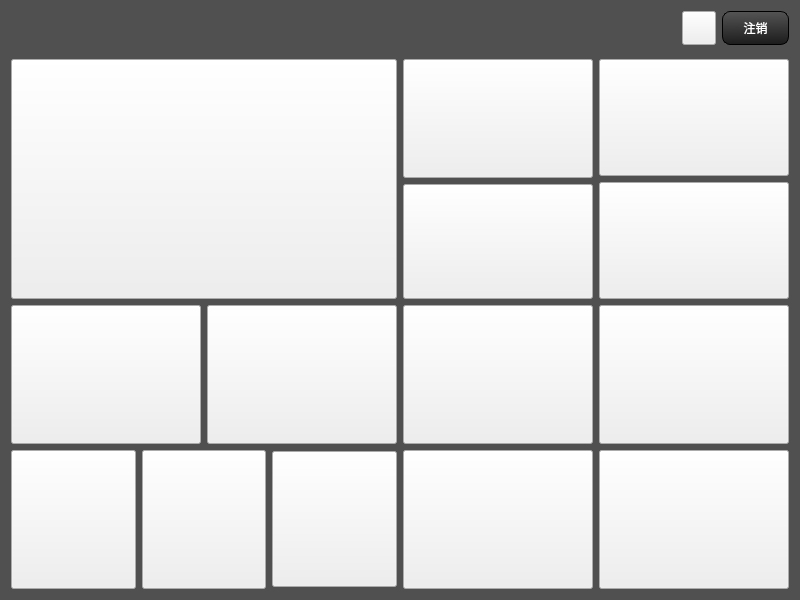
<?xml version="1.0" encoding="UTF-8"?>
<ui version="4.0">
 <class>HomePageWidget</class>
 <widget class="QWidget" name="HomePageWidget">
  <property name="geometry">
   <rect>
    <x>0</x>
    <y>0</y>
    <width>800</width>
    <height>600</height>
   </rect>
  </property>
  <property name="windowTitle">
   <string>HomePageWidget</string>
  </property>
  <property name="styleSheet">
   <string notr="true"/>
  </property>
  <layout class="QVBoxLayout" name="verticalLayout_4">
   <property name="spacing">
    <number>0</number>
   </property>
   <property name="leftMargin">
    <number>0</number>
   </property>
   <property name="topMargin">
    <number>0</number>
   </property>
   <property name="rightMargin">
    <number>0</number>
   </property>
   <property name="bottomMargin">
    <number>0</number>
   </property>
   <item>
    <widget class="QWidget" name="titleWidget" native="true">
     <property name="minimumSize">
      <size>
       <width>0</width>
       <height>48</height>
      </size>
     </property>
     <property name="maximumSize">
      <size>
       <width>16777215</width>
       <height>48</height>
      </size>
     </property>
     <property name="styleSheet">
      <string notr="true">QWidget#titleWidget{
	background-color: rgb(81, 80, 80);
}</string>
     </property>
     <layout class="QHBoxLayout" name="horizontalLayout_3">
      <item>
       <spacer name="horizontalSpacer">
        <property name="orientation">
         <enum>Qt::Horizontal</enum>
        </property>
        <property name="sizeHint" stdset="0">
         <size>
          <width>1101</width>
          <height>20</height>
         </size>
        </property>
       </spacer>
      </item>
      <item>
       <widget class="QPushButton" name="minimizeButton">
        <property name="sizePolicy">
         <sizepolicy hsizetype="Expanding" vsizetype="Expanding">
          <horstretch>0</horstretch>
          <verstretch>0</verstretch>
         </sizepolicy>
        </property>
        <property name="minimumSize">
         <size>
          <width>34</width>
          <height>34</height>
         </size>
        </property>
        <property name="maximumSize">
         <size>
          <width>42</width>
          <height>42</height>
         </size>
        </property>
        <property name="focusPolicy">
         <enum>Qt::NoFocus</enum>
        </property>
        <property name="styleSheet">
         <string notr="true">QPushButton#minimizeButton {
	border-image: url(:/shareImages/minimize.png);
}

QPushButton#minimizeButton:pressed {
	border-image: url(:/shareImages/minimize_press.png);
}
</string>
        </property>
        <property name="text">
         <string/>
        </property>
       </widget>
      </item>
      <item>
       <widget class="QPushButton" name="closeButton">
        <property name="sizePolicy">
         <sizepolicy hsizetype="Expanding" vsizetype="Expanding">
          <horstretch>0</horstretch>
          <verstretch>0</verstretch>
         </sizepolicy>
        </property>
        <property name="minimumSize">
         <size>
          <width>67</width>
          <height>34</height>
         </size>
        </property>
        <property name="maximumSize">
         <size>
          <width>42</width>
          <height>42</height>
         </size>
        </property>
        <property name="focusPolicy">
         <enum>Qt::NoFocus</enum>
        </property>
        <property name="styleSheet">
         <string notr="true">QPushButton#closeButton {
	font: 14pt &quot;微软雅黑&quot;;
	border-radius:8px;
	background:qlineargradient(spread:pad, x1:0.54, y1:1, x2:0.506, y2:0, stop:0 rgba(28, 28, 28, 255), stop:1 rgba(84, 84, 84, 255));
	color:rgb(255, 255, 255);
	border:1px solid black;
}

QPushButton#closeButton:pressed {
	background:qlineargradient(spread:pad, x1:0.54, y1:1, 	x2:0.506, y2:0, stop:0 rgba(84, 84, 84,  255), stop:1 rgba(28, 28, 28,255));
}

</string>
        </property>
        <property name="text">
         <string>注销</string>
        </property>
       </widget>
      </item>
     </layout>
    </widget>
   </item>
   <item>
    <widget class="QWidget" name="mainWidget" native="true">
     <property name="styleSheet">
      <string notr="true">QWidget#mainWidget{
	background-color: rgb(81, 80, 80);
}</string>
     </property>
     <layout class="QVBoxLayout" name="verticalLayout_3" stretch="244,142,142">
      <item>
       <layout class="QHBoxLayout" name="horizontalLayout_7">
        <item>
         <widget class="QPushButton" name="saleButton">
          <property name="sizePolicy">
           <sizepolicy hsizetype="Minimum" vsizetype="Minimum">
            <horstretch>0</horstretch>
            <verstretch>0</verstretch>
           </sizepolicy>
          </property>
          <property name="minimumSize">
           <size>
            <width>0</width>
            <height>0</height>
           </size>
          </property>
          <property name="maximumSize">
           <size>
            <width>16777215</width>
            <height>16777215</height>
           </size>
          </property>
          <property name="focusPolicy">
           <enum>Qt::NoFocus</enum>
          </property>
          <property name="styleSheet">
           <string notr="true">QPushButton {	
	border-image: url(:/homeWidgetImage/sale.png);
}

QPushButton:pressed {
	border-image: url(:/homeWidgetImage/sale_press.png);
}</string>
          </property>
          <property name="text">
           <string/>
          </property>
         </widget>
        </item>
        <item>
         <layout class="QHBoxLayout" name="horizontalLayout_4">
          <item>
           <layout class="QVBoxLayout" name="verticalLayout_2" stretch="0,0">
            <item>
             <widget class="QPushButton" name="adjustPriceButton">
              <property name="sizePolicy">
               <sizepolicy hsizetype="Minimum" vsizetype="Minimum">
                <horstretch>0</horstretch>
                <verstretch>0</verstretch>
               </sizepolicy>
              </property>
              <property name="minimumSize">
               <size>
                <width>0</width>
                <height>0</height>
               </size>
              </property>
              <property name="maximumSize">
               <size>
                <width>16777215</width>
                <height>16777215</height>
               </size>
              </property>
              <property name="focusPolicy">
               <enum>Qt::NoFocus</enum>
              </property>
              <property name="styleSheet">
               <string notr="true">QPushButton {
	border-image: url(:/homeWidgetImage/adjustPrice.png);
}

QPushButton:pressed {
	border-image: url(:/homeWidgetImage/adjust_press.png);
}

QPushButton:disabled {
	border-image: url(:/homeWidgetImage/adjust_disable.png);
}</string>
              </property>
              <property name="text">
               <string/>
              </property>
             </widget>
            </item>
            <item>
             <widget class="QPushButton" name="saleDetialButton">
              <property name="minimumSize">
               <size>
                <width>0</width>
                <height>115</height>
               </size>
              </property>
              <property name="styleSheet">
               <string notr="true">QPushButton {
	border-image: url(:/homeWidgetImage/xsmx_h.png);
}

QPushButton:pressed {
	border-image: url(:/homeWidgetImage/xsmx_p.png);
}

QPushButton:disabled {
	border-image: url(:/homeWidgetImage/xsmx_n.png);
}</string>
              </property>
              <property name="text">
               <string/>
              </property>
             </widget>
            </item>
           </layout>
          </item>
          <item>
           <layout class="QVBoxLayout" name="verticalLayout">
            <item>
             <widget class="QPushButton" name="accountManageButton">
              <property name="sizePolicy">
               <sizepolicy hsizetype="Minimum" vsizetype="Minimum">
                <horstretch>0</horstretch>
                <verstretch>0</verstretch>
               </sizepolicy>
              </property>
              <property name="focusPolicy">
               <enum>Qt::NoFocus</enum>
              </property>
              <property name="styleSheet">
               <string notr="true">QPushButton {	
	border-image: url(:/homeWidgetImage/accountManage.png);
}

QPushButton:pressed {
	border-image: url(:/homeWidgetImage/accountManage_press.png);
}

QPushButton:disabled {
	border-image: url(:/homeWidgetImage/accountManage_disable.png);
}</string>
              </property>
              <property name="text">
               <string/>
              </property>
             </widget>
            </item>
            <item>
             <widget class="QPushButton" name="modifyPasswdButton">
              <property name="sizePolicy">
               <sizepolicy hsizetype="Minimum" vsizetype="Minimum">
                <horstretch>0</horstretch>
                <verstretch>0</verstretch>
               </sizepolicy>
              </property>
              <property name="focusPolicy">
               <enum>Qt::NoFocus</enum>
              </property>
              <property name="styleSheet">
               <string notr="true">QPushButton {			
	border-image: url(:/homeWidgetImage/modifyPassword.png);
}

QPushButton:pressed {	
	border-image: url(:/homeWidgetImage/modifyPassword_press.png);
}

QPushButton:disabled {
	border-image: url(:/homeWidgetImage/modifyPassword_disable.png);
}</string>
              </property>
              <property name="text">
               <string/>
              </property>
             </widget>
            </item>
           </layout>
          </item>
         </layout>
        </item>
       </layout>
      </item>
      <item>
       <layout class="QHBoxLayout" name="horizontalLayout_2" stretch="1,1,1,1">
        <item>
         <widget class="QPushButton" name="reportButton">
          <property name="sizePolicy">
           <sizepolicy hsizetype="Minimum" vsizetype="Minimum">
            <horstretch>0</horstretch>
            <verstretch>0</verstretch>
           </sizepolicy>
          </property>
          <property name="minimumSize">
           <size>
            <width>0</width>
            <height>0</height>
           </size>
          </property>
          <property name="maximumSize">
           <size>
            <width>16777215</width>
            <height>16777215</height>
           </size>
          </property>
          <property name="focusPolicy">
           <enum>Qt::NoFocus</enum>
          </property>
          <property name="styleSheet">
           <string notr="true">QPushButton {	
	border-image: url(:/homeWidgetImage/reportForms.png);
}

QPushButton:pressed {
	border-image: url(:/homeWidgetImage/reportForms_press.png);
}

QPushButton:disabled {
	border-image: url(:/homeWidgetImage/reportForms_disable.png);
}
</string>
          </property>
          <property name="text">
           <string/>
          </property>
         </widget>
        </item>
        <item>
         <widget class="QPushButton" name="orderGoodsButton">
          <property name="sizePolicy">
           <sizepolicy hsizetype="Minimum" vsizetype="Minimum">
            <horstretch>0</horstretch>
            <verstretch>0</verstretch>
           </sizepolicy>
          </property>
          <property name="focusPolicy">
           <enum>Qt::NoFocus</enum>
          </property>
          <property name="styleSheet">
           <string notr="true">QPushButton {	
	border-image: url(:/homeWidgetImage/orderGoods.png);
}

QPushButton:pressed {
	border-image: url(:/homeWidgetImage/orderGoods_press.png);
}

QPushButton:disabled {
	border-image: url(:/homeWidgetImage/orderGoods_disable.png);
}</string>
          </property>
          <property name="text">
           <string/>
          </property>
         </widget>
        </item>
        <item>
         <widget class="QPushButton" name="stockingButton">
          <property name="sizePolicy">
           <sizepolicy hsizetype="Minimum" vsizetype="Minimum">
            <horstretch>0</horstretch>
            <verstretch>0</verstretch>
           </sizepolicy>
          </property>
          <property name="focusPolicy">
           <enum>Qt::NoFocus</enum>
          </property>
          <property name="styleSheet">
           <string notr="true">QPushButton {			
	border-image: url(:/homeWidgetImage/stocking.png);
}

QPushButton:pressed {	
	border-image: url(:/homeWidgetImage/stocking_press.png);
}

QPushButton:disabled {
	border-image: url(:/homeWidgetImage/stocking_disable.png);
}</string>
          </property>
          <property name="text">
           <string/>
          </property>
         </widget>
        </item>
        <item>
         <widget class="QPushButton" name="reportLossButton">
          <property name="minimumSize">
           <size>
            <width>0</width>
            <height>139</height>
           </size>
          </property>
          <property name="styleSheet">
           <string notr="true">QPushButton {			
	border-image: url(:/homeWidgetImage/bs_h.png);
}

QPushButton:pressed {	
	border-image: url(:/homeWidgetImage/bs_p.png);
}

QPushButton:disabled {
	border-image: url(:/homeWidgetImage/bs_n.png);
}</string>
          </property>
          <property name="text">
           <string/>
          </property>
         </widget>
        </item>
       </layout>
      </item>
      <item>
       <layout class="QHBoxLayout" name="horizontalLayout_6">
        <item>
         <layout class="QHBoxLayout" name="horizontalLayout_5">
          <item>
           <widget class="QPushButton" name="inStockButton">
            <property name="sizePolicy">
             <sizepolicy hsizetype="Minimum" vsizetype="Minimum">
              <horstretch>0</horstretch>
              <verstretch>0</verstretch>
             </sizepolicy>
            </property>
            <property name="styleSheet">
             <string notr="true">QPushButton {	
	border-image: url(:/homeWidgetImage/rk-h.png);
}

QPushButton:pressed {
	border-image: url(:/homeWidgetImage/rk-p.png);
}

QPushButton:disabled {
	border-image: url(:/homeWidgetImage/rk-n.png);
}</string>
            </property>
            <property name="text">
             <string/>
            </property>
           </widget>
          </item>
          <item>
           <widget class="QPushButton" name="outStockButton">
            <property name="sizePolicy">
             <sizepolicy hsizetype="Minimum" vsizetype="Minimum">
              <horstretch>0</horstretch>
              <verstretch>0</verstretch>
             </sizepolicy>
            </property>
            <property name="styleSheet">
             <string notr="true">QPushButton {	
	border-image: url(:/homeWidgetImage/ck-h.png);
}

QPushButton:pressed {
	border-image: url(:/homeWidgetImage/ck-p.png);
}

QPushButton:disabled {
	border-image: url(:/homeWidgetImage/ck-n.png);
}</string>
            </property>
            <property name="text">
             <string/>
            </property>
           </widget>
          </item>
          <item>
           <widget class="QPushButton" name="goodsManageButton">
            <property name="minimumSize">
             <size>
              <width>0</width>
              <height>136</height>
             </size>
            </property>
            <property name="styleSheet">
             <string notr="true">QPushButton {			
	border-image: url(:/homeWidgetImage/spgl_h.png);
}

QPushButton:pressed {	
	border-image: url(:/homeWidgetImage/spgl_p.png);
}

QPushButton:disabled {
	border-image: url(:/homeWidgetImage/spgl_n.png);
}</string>
            </property>
            <property name="text">
             <string/>
            </property>
           </widget>
          </item>
         </layout>
        </item>
        <item>
         <layout class="QHBoxLayout" name="horizontalLayout">
          <item>
           <widget class="QPushButton" name="barCodeScaleButton">
            <property name="sizePolicy">
             <sizepolicy hsizetype="Minimum" vsizetype="Minimum">
              <horstretch>0</horstretch>
              <verstretch>0</verstretch>
             </sizepolicy>
            </property>
            <property name="styleSheet">
             <string notr="true">QPushButton {	
	border-image: url(:/homeWidgetImage/tmcgl_h.png);
}

QPushButton:pressed {	
	border-image: url(:/homeWidgetImage/tmcgl_p.png);
}

QPushButton:disabled {
	border-image: url(:/homeWidgetImage/tmcgl_n.png);
}</string>
            </property>
            <property name="text">
             <string/>
            </property>
           </widget>
          </item>
          <item>
           <widget class="QPushButton" name="setButton">
            <property name="sizePolicy">
             <sizepolicy hsizetype="Minimum" vsizetype="Minimum">
              <horstretch>0</horstretch>
              <verstretch>0</verstretch>
             </sizepolicy>
            </property>
            <property name="focusPolicy">
             <enum>Qt::NoFocus</enum>
            </property>
            <property name="styleSheet">
             <string notr="true">QPushButton {		
	border-image: url(:/homeWidgetImage/set.png);
}

QPushButton:pressed {	
	border-image: url(:/homeWidgetImage/set_press.png);
}

QPushButton:disabled {
	border-image: url(:/homeWidgetImage/set_disable.png);
}</string>
            </property>
            <property name="text">
             <string/>
            </property>
           </widget>
          </item>
         </layout>
        </item>
       </layout>
      </item>
     </layout>
    </widget>
   </item>
  </layout>
 </widget>
 <layoutdefault spacing="6" margin="11"/>
 <resources/>
 <connections/>
</ui>
